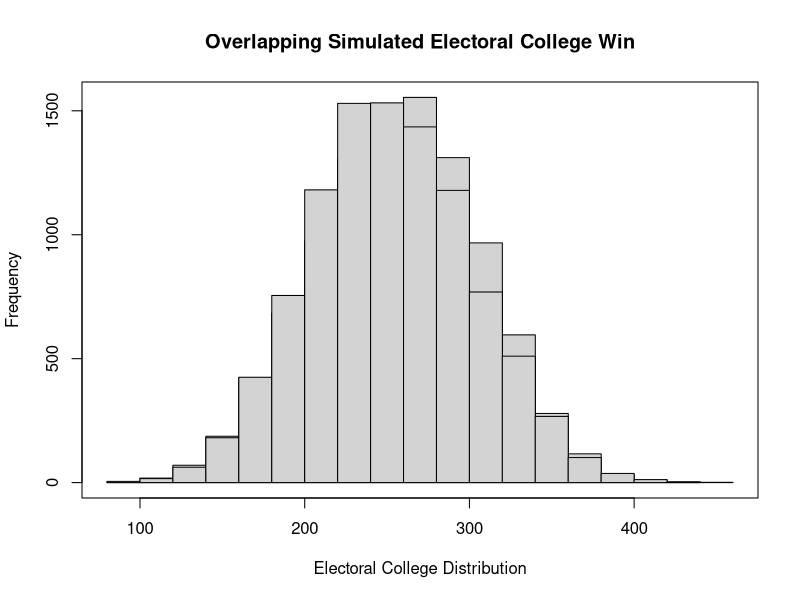

Write the R code that produced this figure. (Note: a time limit stopped this script after it produced the figure.)



### METHOD 1 ###############


# sets working directory
wd<-"/Users/jfeliciano/Documents/advancedr/homework/Assignment11"
setwd(wd) 

# loads election data from directory
election_data <- read.csv("Election data.csv", header=TRUE)

# changeable for later
# number of simulation
num_simulation <- 10000
seed <- 12345

ptm <- proc.time()


dem_all_ec <- c()
rep_all_ec <- c()
ind_all_ec <- c()

for(sim in 1:num_simulation){
  dem_ec_tally <- 0
  rep_ec_tally <- 0
  ind_ec_tally <- 0
  
  
  for(state in 1:nrow(election_data)) {
    current_prob <- rmultinom(1, 1, prob = c(election_data[state,2], election_data[state,3],  election_data[state,4]))
    
    if(current_prob[1] == 1) {
      dem_ec_tally <- dem_ec_tally + election_data[state,"Electoral.Votes"]
    }else if(current_prob[2] == 1){
      rep_ec_tally <- rep_ec_tally + election_data[state,"Electoral.Votes"]
    }else{
      ind_ec_tally <- ind_ec_tally + election_data[state,"Electoral.Votes"]
    }
  }
  
  dem_all_ec <- c(dem_all_ec, dem_ec_tally)
  rep_all_ec <- c(rep_all_ec, rep_ec_tally)
  ind_all_ec <- c(ind_all_ec, ind_ec_tally)
}

hist(dem_all_ec, color="blac", main="Overlapping Simulated Electoral College Win", xlab="Electoral College Distribution")
hist(rep_all_ec, color="blue", add=T)
box()









########## METHOD 2 ##########################



# sets working directory
wd<-"/Users/jfeliciano/Documents/advancedr/homework/Assignment11"
setwd(wd) 
library(dplyr)

# loads election data from directory
election_data <- read.csv("Election data.csv", header=TRUE)

# changeable for later
# number of simulation
num_simulation <- 10000
seed <- 242424242424


# Method 1





simulated_state_winner <- function(state){
  methods <- list()
  methods$method1 <- rmultinom(1, 1, prob = c(election_data[state,2], election_data[state,3],  election_data[state,4]))
  methods$method2 <- rmultinom(1, 1, prob = c(election_data[state,2]+election_data[state,4], election_data[state,3], 0))
  methods$method3 <- rmultinom(1, 1, prob = c(election_data[state,2], election_data[state,3]+election_data[state,4], 0))
  methods$method4 <- rmultinom(1, 1, prob = c(election_data[state,2]+election_data[state,4]/2, election_data[state,3]+election_data[state,4]/2, 0))
  
  electoral_distribution <- c()
  
  for(i in 1:4){
    dem_ec_tally <- 0
    rep_ec_tally <- 0
    
    if(methods[[i]][1] == 1){
      dem_ec_tally <- election_data[state,"Electoral.Votes"]
    }else if(methods[[i]][2] == 1){
      rep_ec_tally <- election_data[state,"Electoral.Votes"]
    }
    electoral_distribution <- c(electoral_distribution, dem_ec_tally, rep_ec_tally)
  }
  
  return(electoral_distribution)
}


one_national_election <- function(arg){
  one_simulation <- sapply(1:51, simulated_state_winner)
  ec_sum <- c()
  for(i in 1:nrow(one_simulation)){
    ec_sum <- c(ec_sum, sum(one_simulation[i,]))
  }
  return(ec_sum)
}


all_election <- sapply(1:10000, one_national_election)


par(mfrow=c(2,2)) 

hist(all_election[1,], col=rgb(0,0,1,0.2), main="Simulated Clinton-Trump EC Distribution\nMethod 1", xlab="Electoral College Distribution")
hist(all_election[2,], col=rgb(1,0,0,0.2), add=T)
box()
abline(v = 270, lwd=3, col="yellow")

hist(all_election[3,], col=rgb(0,0,1,0.2), main="Simulated Clinton-Trump EC Distribution\nMethod 2", xlab="Electoral College Distribution")
hist(all_election[4,], col=rgb(1,0,0,0.2), add=T)
box()
abline(v = 270, lwd=3, col="yellow")

hist(all_election[5,], col=rgb(0,0,1,0.2), main="Simulated Clinton-Trump EC Distribution\nMethod 3", xlab="Electoral College Distribution")
hist(all_election[6,], col=rgb(1,0,0,0.2), add=T)
box()
abline(v = 270, lwd=3, col="yellow")

hist(all_election[7,], col=rgb(0,0,1,0.2), main="Simulated Clinton-Trump EC Distribution\nMethod 4", xlab="Electoral College Distribution")
hist(all_election[8,], col=rgb(1,0,0,0.2), add=T)
box()
abline(v = 270, lwd=3, col="yellow")


win_dem_1 <- sum(all_election[1,] > 270 & (all_election[1,] > all_election[2,]))/num_simulation
win_rep_1 <- sum(all_election[2,] > 270 & (all_election[1,] < all_election[2,]))/num_simulation
undecided_1 <- 1- win_dem_1 - win_rep_1 

print(paste("using method 1, the democrats win", win_dem_1, ", whereas the republicans win", win_rep_1, ", whereas the prob for undecided election is", undecided_1))


win_dem_2 <- sum(all_election[3,] > 270 & (all_election[3,] > all_election[4,]))/num_simulation
win_rep_2 <- sum(all_election[4,] > 270 & (all_election[3,] < all_election[4,]))/num_simulation
undecided_2 <- 1- win_dem_2 - win_rep_2

print(paste("using method 2, the democrats win", win_dem_2, ", whereas the republicans win", win_rep_2, ", whereas the prob for undecided election is", undecided_2))



win_dem_3 <- sum(all_election[5,] > 270 & (all_election[5,] > all_election[6,]))/num_simulation
win_rep_3 <- sum(all_election[6,] > 270 & (all_election[5,] < all_election[6,]))/num_simulation
undecided_3 <- 1- win_dem_3 - win_rep_3

print(paste("using method 3, the democrats win", win_dem_3, ", whereas the republicans win", win_rep_3, ", whereas the prob for undecided election is", undecided_3))


win_dem_4 <- sum(all_election[7,] > 270 & (all_election[7,] > all_election[8,]))/num_simulation
win_rep_4 <- sum(all_election[8,] > 270 & (all_election[7,] < all_election[8,]))/num_simulation
undecided_4 <- 1- win_dem_4 - win_rep_4

print(paste("using method 4, the democrats win", win_dem_4, ", whereas the republicans win", win_rep_4, ", whereas the prob for undecided election is", undecided_4))
